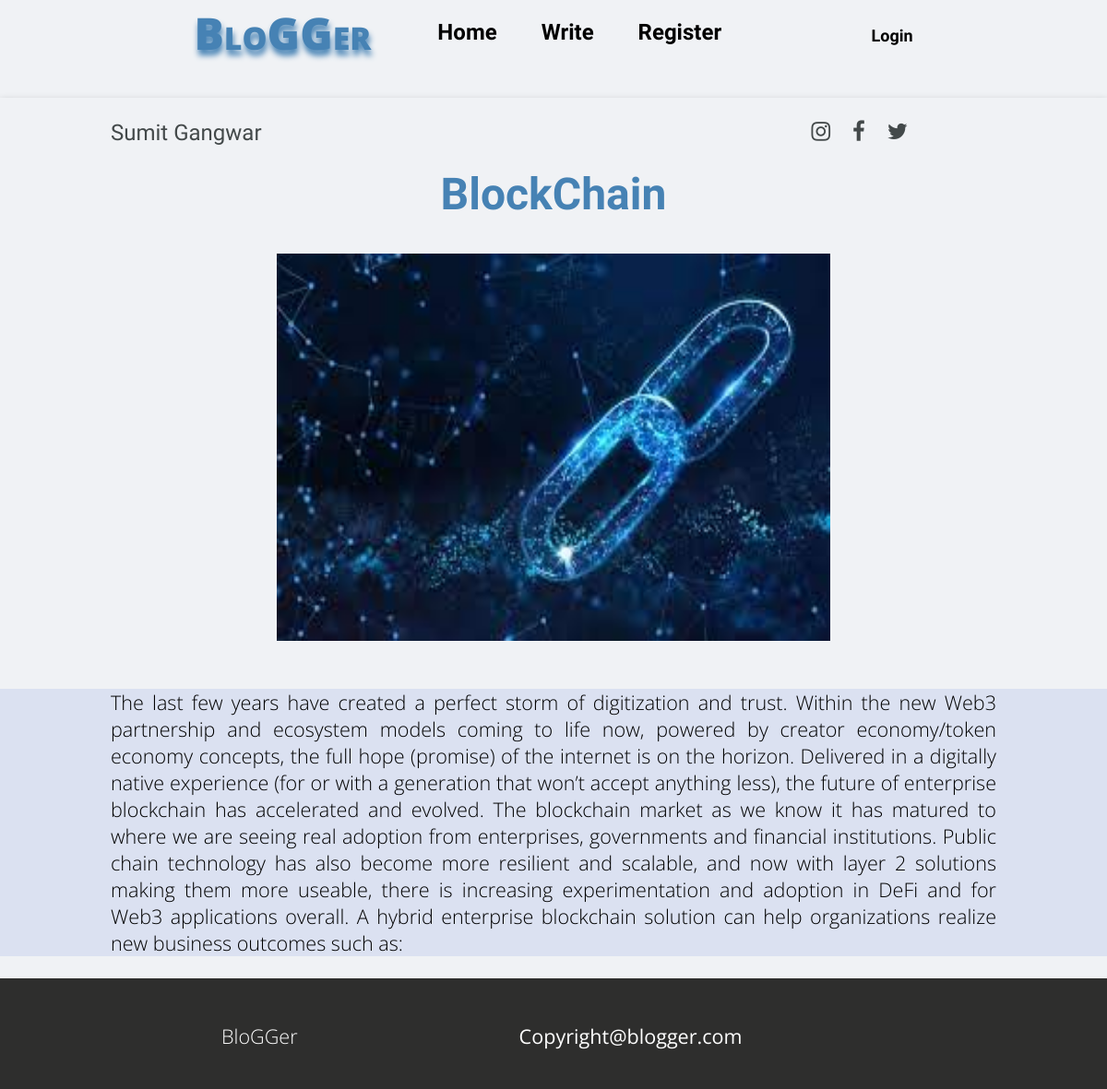
The app's page /detailaboutblog.php?action1=detail&id=33&name=Sumit Gangwar with its own data.
### tables this page shows
CREATE TABLE `POST` (
  `post_id` int NOT NULL,
  `user_id` int DEFAULT NULL,
  `name` varchar(100) DEFAULT NULL,
  `status` enum('PUBLIC','PRIVATE') DEFAULT NULL,
  `content` text,
  `image` varchar(255) DEFAULT NULL,
  `published_at` datetime DEFAULT NULL,
  `blog_title` varchar(100) DEFAULT NULL,
  `status_by_admin` enum('Approved','Pending','Rejected') DEFAULT NULL,
  `edited_at` datetime DEFAULT NULL
);

### src/detailaboutblog.php (the view, shortened to what this page needs)
<!DOCTYPE html>
<html lang="en">
<head>
    <link rel="stylesheet" href="css/style.css">
    <link rel="stylesheet" href="css/utils.css">
    <link rel="stylesheet" href="https://cdnjs.cloudflare.com/ajax/libs/font-awesome/4.7.0/css/font-awesome.min.css">
</head>
<body>
    <?php include "header.php"; ?>
    <?php if(isset($_GET['action1'])){
        $id=$_GET['id'];
        $name=$_GET['name'];
        include "connection.php";
        $query ="SELECT * FROM `POST` where post_id='$id'";
        $result=mysqli_query($conn,$query);
        $row=mysqli_fetch_assoc($result); ?>
        <div style="background-color:#F0F2F5;box-shadow: rgba(0, 0, 0, 0.24) 0px 3px 8px;">
     <?php   echo '<p id="name_of_detailblogger_post" >'.$name.'<i class="fa fa-twitter" style="float:right;margin-right:18vw;"  ></i><i class="fa fa-facebook" style="float:right;margin-right:2vw;" ></i><i class="fa fa-instagram" style="float:right;margin-right:2vw;" ></i></p>';
            foreach($result as $row){
                echo '<center><p id="title_detail">'.$row['blog_title'].'</p></center>
                      <center><img src='.$row['image'].' id="image_detail"></center>
                      <center><div style="background-color:#dbe1f1"><p id="content_detail">'.$row['content'].'</p></div></center>';
            }
    }?>
      <?php include "footer.php"; ?>
      </div>
</body>
</html>

### src/css/style.css (style rules this page uses)
* { padding: 0; margin: 0; }
body { background-color:#F0F2F5 !important; }
#name_of_detailblogger_post { color:#43494a; font-size:2vw; font-family: var(--font4); margin-top:3vw; margin-left:10vw; font-weight:normal; padding-top:2vw; }
#title_detail { margin-top:2vw; font-size:4vw; font-family: var(--font5); font-weight:bold; color:steelblue; }
#image_detail { height:35vw; width:50%; margin-top:3vw; }
#content_detail { margin-left:10vw; margin-right:10vw; margin-top:4vw; margin-bottom:2vw; font-size:1.8vw; font-family: var(--font6); font-weight:50; text-align:justify; }

### src/css/utils.css (style rules this page uses)
:root { --main-bg-color:brown; --font1: 'Fascinate', cursive; --font2: 'Baloo 2', cursive; --font3: 'Fascinate', cursive; --font4:'Staatliches', cursive; --font5:'Anek Latin', sans-serif; --font6: 'Open Sans', sans-serif; --font7:'Open Sans', sans-serif; }

### records on screen
post: blog_title "BlockChain", image (picture), content "The last few years have created a perfect storm of digitization and trust. Within the new Web3 partnership and ecosystem models coming to life now, powered by creator economy/token economy concepts, the full hope (promise) of the internet is on the horizon. Delivered in a digitally native experience (for or with a generation that won’t accept anything less), the future of enterprise blockchain has accelerated and evolved. The blockchain market as we know it has matured to where we are seeing real adoption from enterprises, governments and financial institutions. Public chain technology has also become more resilient and scalable, and now with layer 2 solutions making them more useable,…"

### other values on screen
$name "Sumit Gangwar"
